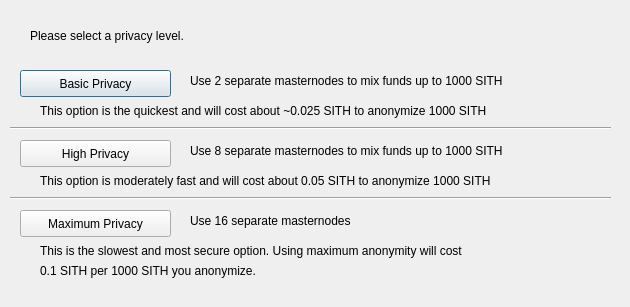
<?xml version="1.0" encoding="UTF-8"?>
<ui version="4.0">
 <class>DarksendConfig</class>
 <widget class="QDialog" name="DarksendConfig">
  <property name="geometry">
   <rect>
    <x>0</x>
    <y>0</y>
    <width>630</width>
    <height>307</height>
   </rect>
  </property>
  <property name="windowTitle">
   <string>Configure PrivateSend</string>
  </property>
  <widget class="QPushButton" name="buttonBasic">
   <property name="geometry">
    <rect>
     <x>20</x>
     <y>70</y>
     <width>151</width>
     <height>27</height>
    </rect>
   </property>
   <property name="text">
    <string>Basic Privacy</string>
   </property>
  </widget>
  <widget class="QPushButton" name="buttonHigh">
   <property name="geometry">
    <rect>
     <x>20</x>
     <y>140</y>
     <width>151</width>
     <height>27</height>
    </rect>
   </property>
   <property name="text">
    <string>High Privacy</string>
   </property>
  </widget>
  <widget class="QPushButton" name="buttonMax">
   <property name="geometry">
    <rect>
     <x>20</x>
     <y>210</y>
     <width>151</width>
     <height>27</height>
    </rect>
   </property>
   <property name="text">
    <string>Maximum Privacy</string>
   </property>
  </widget>
  <widget class="QLabel" name="label">
   <property name="geometry">
    <rect>
     <x>30</x>
     <y>20</y>
     <width>571</width>
     <height>31</height>
    </rect>
   </property>
   <property name="text">
    <string>Please select a privacy level.</string>
   </property>
  </widget>
  <widget class="QLabel" name="label_2">
   <property name="geometry">
    <rect>
     <x>190</x>
     <y>70</y>
     <width>421</width>
     <height>21</height>
    </rect>
   </property>
   <property name="text">
    <string>Use 2 separate masternodes to mix funds up to 1000 SITH</string>
   </property>
  </widget>
  <widget class="QLabel" name="label_3">
   <property name="geometry">
    <rect>
     <x>190</x>
     <y>140</y>
     <width>411</width>
     <height>21</height>
    </rect>
   </property>
   <property name="text">
    <string>Use 8 separate masternodes to mix funds up to 1000 SITH</string>
   </property>
  </widget>
  <widget class="QLabel" name="label_4">
   <property name="geometry">
    <rect>
     <x>190</x>
     <y>210</y>
     <width>421</width>
     <height>21</height>
    </rect>
   </property>
   <property name="text">
    <string>Use 16 separate masternodes</string>
   </property>
  </widget>
  <widget class="QLabel" name="label_6">
   <property name="geometry">
    <rect>
     <x>40</x>
     <y>100</y>
     <width>561</width>
     <height>21</height>
    </rect>
   </property>
   <property name="text">
    <string>This option is the quickest and will cost about ~0.025 SITH to anonymize 1000 SITH</string>
   </property>
  </widget>
  <widget class="QLabel" name="label_7">
   <property name="geometry">
    <rect>
     <x>40</x>
     <y>170</y>
     <width>561</width>
     <height>21</height>
    </rect>
   </property>
   <property name="text">
    <string>This option is moderately fast and will cost about 0.05 SITH to anonymize 1000 SITH</string>
   </property>
  </widget>
  <widget class="QLabel" name="label_8">
   <property name="geometry">
    <rect>
     <x>40</x>
     <y>240</y>
     <width>561</width>
     <height>21</height>
    </rect>
   </property>
   <property name="text">
    <string>This is the slowest and most secure option. Using maximum anonymity will cost</string>
   </property>
  </widget>
  <widget class="QLabel" name="label_9">
   <property name="geometry">
    <rect>
     <x>40</x>
     <y>260</y>
     <width>561</width>
     <height>21</height>
    </rect>
   </property>
   <property name="text">
    <string>0.1 SITH per 1000 SITH you anonymize.</string>
   </property>
  </widget>
  <widget class="Line" name="line">
   <property name="geometry">
    <rect>
     <x>10</x>
     <y>120</y>
     <width>601</width>
     <height>16</height>
    </rect>
   </property>
   <property name="orientation">
    <enum>Qt::Horizontal</enum>
   </property>
  </widget>
  <widget class="Line" name="line_2">
   <property name="geometry">
    <rect>
     <x>10</x>
     <y>190</y>
     <width>601</width>
     <height>16</height>
    </rect>
   </property>
   <property name="orientation">
    <enum>Qt::Horizontal</enum>
   </property>
  </widget>
 </widget>
 <resources/>
 <connections/>
</ui>
